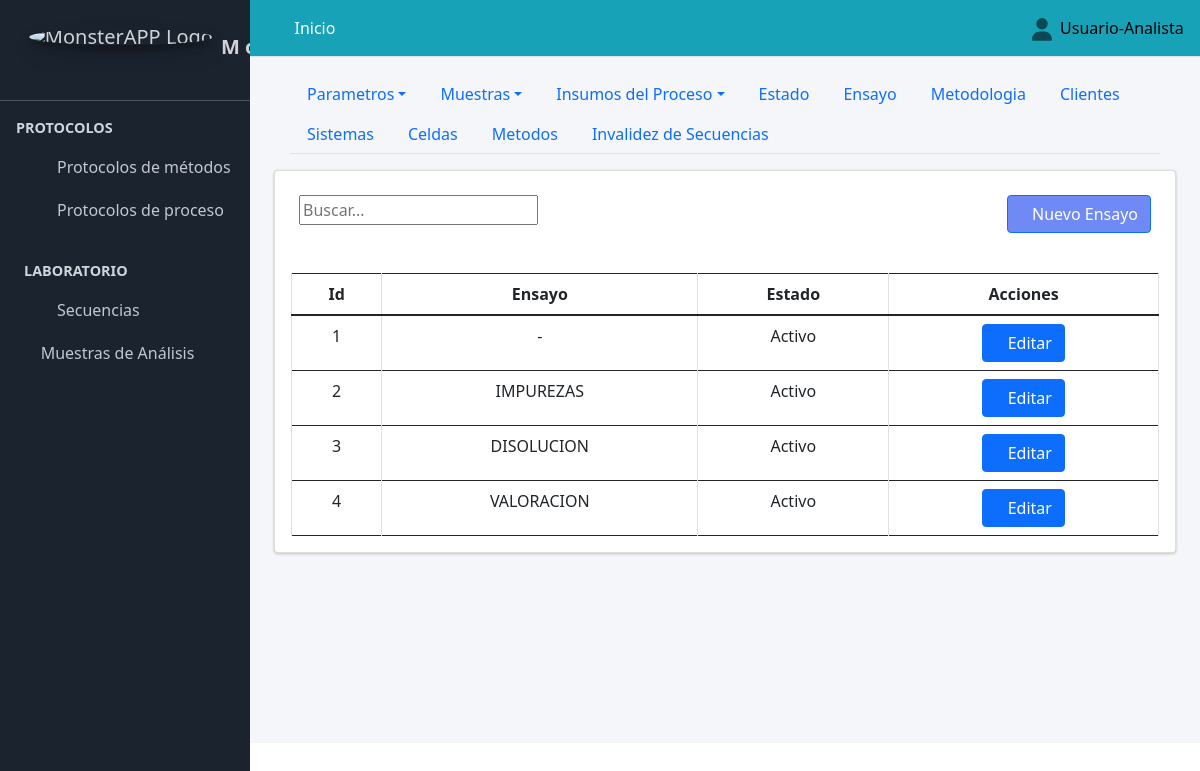
The page /crear_ensayo/ (signed in) on the database its author committed.
### Aplicaciones/Protocolo_Metodos/models.py (models this page shows, shortened)
class Ensayo(models.Model):
    nombre_ensayo=models.CharField(verbose_name="Ensayo", max_length=90, unique=True)
    class Condicion(models.TextChoices):
        ACTIVO = "Activo", "ACTIVO"
        PASIVO = "Pasivo", "PASIVO"
    condicion=models.CharField(max_length=90, choices=Condicion.choices, default=Condicion.ACTIVO, verbose_name="Condicion")

### Aplicaciones/Protocolo_Metodos/views.py (the view)
# urls.py: path("crear_ensayo/", views.crear_ensayo, name="crear_ensayo"),
@login_required
def crear_ensayo(request):
    titulo="Ajustes Protocolo de Métodos/Ensayo"
    crear_ensayo=Ensayo.objects.all()
    if request.method == "POST":
        form = crear_ensayoForm(request.POST or None)
        if form.is_valid():
            form.save()
            messages.success(request, "Registro creado satisfactoriamente")
            return redirect("crear_ensayo")
        else:
             messages.error(request, "Por favor revisa los datos ingresados")
    else:
        form = crear_ensayoForm()
    context={
        "titulo":titulo,
        "form":form,
        "crear_ensayo":crear_ensayo,
    }
    return render(request, "protocolo_metodos/crear_ensayo.html", context)

### Aplicaciones/Protocolo_Metodos/forms.py
class crear_ensayoForm(forms.ModelForm):
    class Meta:
        model=Ensayo
        exclude=["condicion"]

### SISTEMA_ANALITICO/templates/protocolo_metodos/crear_ensayo.html (shortened to what this page needs)
{% extends "partial/body.html" %}
{% load crispy_forms_tags %}
{% load crispy_forms_filters %}
{% block contenido %}
{% load bootstrap5 %}
{% include "partial/header_configuracion_protocolo_metodos.html" %}
        <div class="container-fluid">
        <div class="card">
          <div class="container-fluid">
            <div class="row">
              <div class="col-md-6">
                <br>
                       <div class="text-right">
            <div class="input-group rounded">
                <input type="search" id="myInput" class="numberinput gj-textbox-md" placeholder="Buscar..." aria-label="Search" aria-describedby="search-addon" />
              </div>
        </div>
                  </div>
                  <div class="col-md-6">
                    <br>
                      <div class="d-grid gap-2 d-md-flex justify-content-md-end">
                        <button class="btn btn-primary" style="background:#486af3c7" data-bs-toggle="modal" data-bs-target="#crear_parametros"><span class="fa fa-plus-circle"></span>Nuevo Ensayo</button>
                        </div>
              </div>
              </div>
          </div><br>
            <div class="card-body table-responsive">
              <table class="table  table-bordered display " id="example3">
                <thead class="">
                    <tr class="text-center">
                        <th class="text-center">Id</th>
                        <th class="text-center">Ensayo</th>
                        <th class="text-center">Estado</th>
                        <th class="all text-center" >Acciones</th>
                    </tr>
                </thead>
                <tbody id="myTable">
                    {% for item in crear_ensayo %}
                    <tr class="text-center">
                        <td class="text-center">{{item.id}}</td>
                        <td class="text-center">{{item.nombre_ensayo}}</td>
                        <td class="text-center">{{item.condicion}}</td>
                        <td>
                            <a href="{% url 'editar_ensayo' item.pk %}" class="btn btn-primary btn-circle text-center" data-bs-target="#modal_parametros_{{ item.pk }}" data-bs-toggle="modal"><span class="fa fa-edit"></span>Editar</a>
                        </td>
                    </tr>
<div class="modal fade" id="modal_parametros_{{ item.pk }}" tabindex="-1" aria-labelledby="modal_parametros" aria-hidden="true">
  {% endfor%}
</tbody>
</table>
</div>
</div>
</div>
{% endblock contenido %}

### SISTEMA_ANALITICO/templates/partial/navbar.html (shortened to what this page needs)
{% load static %}
  <nav class="main-header navbar navbar-expand  navbar-info navbar-light" >
    <ul class="navbar-nav">
      <li class="nav-item">
        <a class="nav-link" data-widget="pushmenu" href="#"><i class="fas fa-bars"></i></a>
      </li>
      {% if user.is_authenticated %}
      <li class="nav-item d-none d-sm-inline-block">
        <a href="{% url 'adm_inicio' %}" class="nav-link text-white">Inicio</a>
      </li>
      {% else %}
      <li class="nav-item d-none d-sm-inline-block">
        <a href="" class="nav-link text-white disabled">Inicio</a>
      </li>
      {% endif %}
    </ul>
    <ul class="navbar-nav ml-auto">
      <li class="nav-item dropdown ">
        <a class="nav-link" data-toggle="dropdown" href="#">
        </a>
        {% if user.is_authenticated %}
      </li>
    </ul>
<h7 class="text-black">{{ user.first_name }}&nbsp;&nbsp;</h7>
{% else %}
<a class="text-black" href="{% url 'sign_in' %}">Iniciar sesión</a>
{% endif %}
  </nav>

### rows shown on the page
Ensayo: id "1", nombre_ensayo "-", condicion "Activo"
Ensayo: id "2", nombre_ensayo "IMPUREZAS", condicion "Activo"
Ensayo: id "3", nombre_ensayo "DISOLUCION", condicion "Activo"
Ensayo: id "4", nombre_ensayo "VALORACION", condicion "Activo"

### other values the page prints
{{ user.first_name }} "Usuario-Analista"
